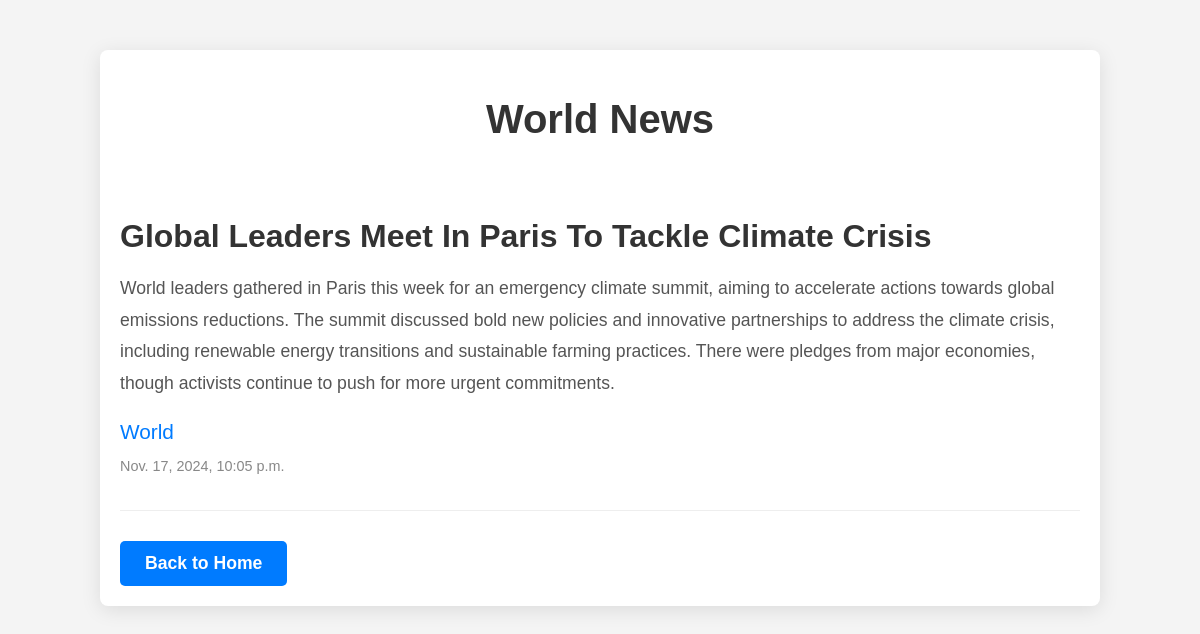
The page /World/ on the database its author committed.
### news_website_homework_app/models.py (models this page shows, shortened)
class News(models.Model):
    title = models.CharField('Title', max_length=100)
    text = models.TextField('Text')
    category = models.ForeignKey(NewCategory, on_delete=models.CASCADE, related_name='News')
    date_added = models.DateTimeField('Date Added', auto_now_add=True)
    class Meta:
        verbose_name = 'New'
        verbose_name_plural = 'News'

class NewCategory(models.Model):
    category_name = models.CharField('Category Name', max_length=100)
    date_added = models.DateTimeField('Date Added', auto_now_add=True)
    def __str__(self):
        return self.category_name
    class Meta:
        verbose_name = 'Category Name'
        verbose_name_plural = 'Category Names'

### news_website_homework_app/views.py (the view)
# urls.py: path('World/', views.world_news, name='world_news'),
def world_news(request):
    category_ = NewCategory.objects.get(category_name='World')
    world_news_latest = News.objects.filter(category=category_).order_by('-date_added')
    return render(request, 'news_website_homework_app/world_news.html', {'world_news_latest': world_news_latest})

### news_website_homework_app/templates/news_website_homework_app/world_news.html (shortened to what this page needs)
{% load static %}
<!DOCTYPE html>
<html lang="en">
<head>
    <link rel="stylesheet" href="{% static 'news_website_homework_app/css/categories.css' %}">
</head>
<body>
    <div class="container">
        <h1>World News</h1>
        {% for new in world_news_latest %}
            <div class="news-item">
                <h2>{{ new.title }}</h2>
                <p>{{ new.text }}</p>
                <h3>{{ new.category }}</h3>
                <p class="date">{{ new.date_added }}</p>
            </div>
        {% endfor %}
        <a href="{% url 'main_home_page' %}" class="back-home">Back to Home</a>
    </div>
</body>
</html>

### static/news_website_homework_app/css/categories.css (style rules this page uses)
body { font-family: 'Helvetica', sans-serif; background-color: #f4f4f4; color: #333; margin: 0; padding: 0; }
.container { width: 80%; margin: 50px auto; background-color: #fff; padding: 20px; border-radius: 8px; box-shadow: 0 4px 20px rgba(0, 0, 0, 0.1); }
h1 { font-size: 2.5em; color: #333; text-align: center; margin-bottom: 30px; }
.news-item { border-bottom: 1px solid #eee; padding: 20px 0; }
.news-item h2 { font-size: 2em; color: #333; margin-bottom: 15px; text-transform: capitalize; }
.news-item h3 { font-size: 1.3em; color: #007bff; margin-bottom: 10px; font-weight: normal; }
.news-item p { font-size: 1.1em; line-height: 1.8; margin-bottom: 10px; color: #555; }
.news-item .date { font-size: 0.9em; color: #888; margin-top: 5px; }
a.back-home { display: inline-block; padding: 12px 25px; background-color: #007bff; color: white; font-size: 1.1em; font-weight: bold; text-decoration: none; border-radius: 5px; text-align: center; margin-top: 30px; transition: background-color 0.3s ease, transform 0.3s ease; }

### rows shown on the page
News: title "Global Leaders Meet In Paris To Tackle Climate Crisis", text "World leaders gathered in Paris this week for an emergency climate summit, aiming to accelerate actions towards global emissions reductions. The summit discussed bold new policies and innovative partnerships to address the climate crisis, including renewable energy transitions and sustainable farming practices. There were pledges from major economies, though activists continue to push for more urgent commitments.", category "World", date_added "Nov. 17, 2024, 10:05 p.m."
